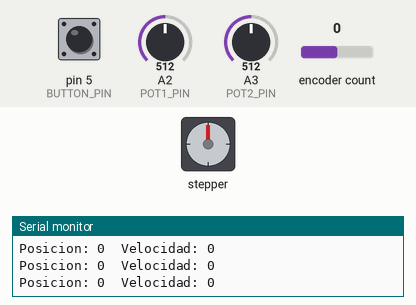
Simulated run of this sketch. Board: Arduino Uno, built with avr-gcc and run on an emulated ATmega328P. On the bench: stepper motor, the last lines printed to the serial monitor. The test bench sets the inputs (shaded band); at power-on: A2 (POT1_PIN) = 512, pin 5 (BUTTON_PIN) HIGH, A3 (POT2_PIN) = 512, encoder count 0. Stepper angles assume 400 steps per turn.

Above: at 1.2 s.
1.3 s: A2 (POT1_PIN) set to 716
At 1.69 s:
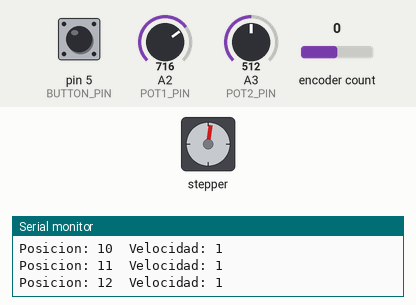
At 4.25 s:
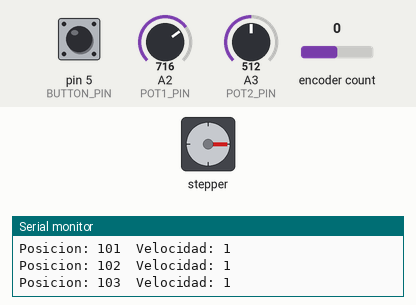
4.3 s: A2 (POT1_PIN) set to 306
At 5.22 s:
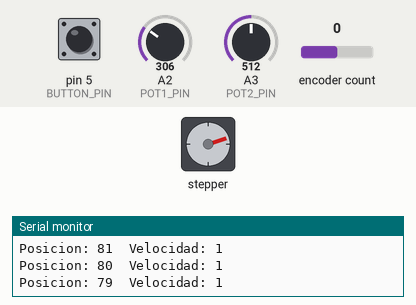
7.3 s: A2 (POT1_PIN) set to 900
At 7.86 s:
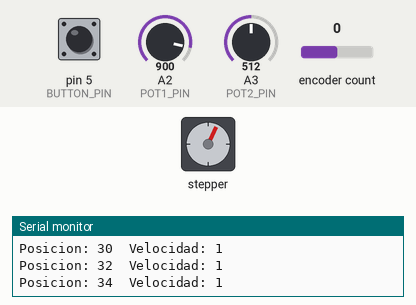
10.3 s: pin 5 (BUTTON_PIN) pulled LOW for 3.2 s
15.0 s: A2 (POT1_PIN) set to 122
18.0 s: pin 5 (BUTTON_PIN) pulled LOW for 0.15 s
Timing chart, 0 to 22.1 s (numbered marks = the images above; inputs shaded):
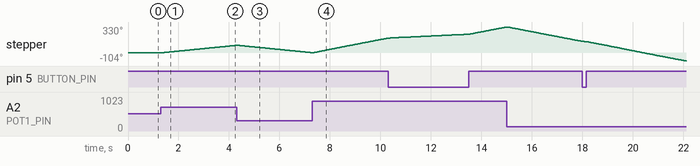

Measured:
- after the input at 1.3 s, stepper: keeps turning clockwise at about 33°/s, starting at once

The sketch:

proyecto_final_motor.ino
```cpp
#include <AccelStepper.h>
#include <Encoder.h>

// Pines de control del motor
#define DIR_PIN 2
#define STEP_PIN 3

// Potenciómetros, pulsador y encoder
#define POT1_PIN A2
#define POT2_PIN A3
#define BUTTON_PIN 5
Encoder encoder(A0, A1);

// Variables para el manejo del motor
AccelStepper stepper(AccelStepper::DRIVER, STEP_PIN, DIR_PIN);
bool buttonPressed = false;

//parte necesaria para el encoder
int stepsPerRevolution = 400; //pasos que da el motor


void setup() {

  Serial.begin(9600);
  pinMode(BUTTON_PIN, INPUT_PULLUP);

  stepper.setMaxSpeed(1000); // Velocidad máxima del motor
  stepper.setAcceleration(500); // Aceleración del motor
}

void loop() {
  int pot1Value = analogRead(POT1_PIN);
  int pot2Value = analogRead(POT2_PIN);
  int buttonState = digitalRead(BUTTON_PIN);
  long currentPosition = encoder.read();

  currentPosition = (currentPosition + stepsPerRevolution) % stepsPerRevolution;

  // Mover un paso si se presiona el botón
  if (buttonState == LOW && !buttonPressed) {
    stepper.move(1);
    stepper.run();

    buttonPressed = true;
  } else if (buttonState == HIGH) {
    buttonPressed = false;
  }

  // Movimiento con potenciómetro A1 (velocidad lenta)
  float speedPot1 = map(pot1Value, 0, 1000, -500, 500);
  if (!buttonPressed && (speedPot1 < -30 || speedPot1 > 30)) {
    stepper.setSpeed(speedPot1);
    stepper.runSpeed();

  }

  // Movimiento con potenciómetro A0 (velocidad más rápida)
  float speedPot2 = map(pot2Value, 0, 1000, -10, 10);
  if (!buttonPressed && (speedPot2 < -30 || speedPot2 > 30)) {
    stepper.setSpeed(speedPot2);
    stepper.runSpeed();

  }

    //Para sacar la informacion por el serial
    Serial.print("Posicion: ");
    Serial.print(stepper.currentPosition());
    Serial.print("\t");
    Serial.print("Velocidad: ");
    Serial.println(stepper.runSpeed());
}
```
